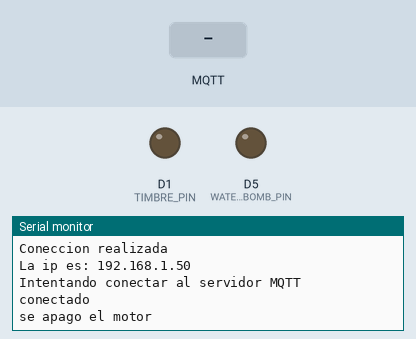
Bench run of a sketch on a simulated ESP8266 (NodeMCU). Parts: output pins drawn as LEDs (lit = HIGH), the last lines printed to the serial monitor. The test bench sets the inputs (shaded band). WiFi joins after 1.5 s; servers stay silent unless stated; no MQTT or app messages arrive unless stated.

Above: at 2.7 s.
2.8 s: MQTT message "timer/stop" arrives on the first subscribed topic
At 4.0 s:
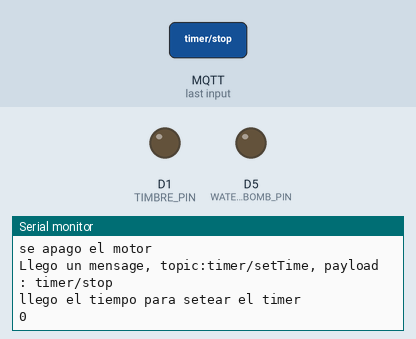
4.3 s: MQTT message "timer/setTime" arrives on the first subscribed topic
At 5.5 s:
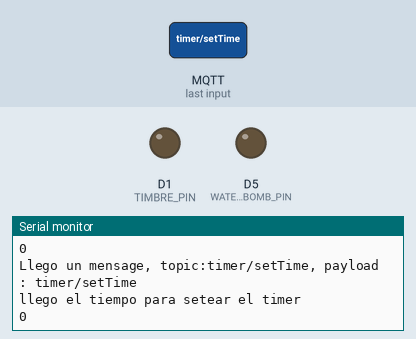
5.8 s: MQTT message "timer/start" arrives on the first subscribed topic
At 6.6 s:
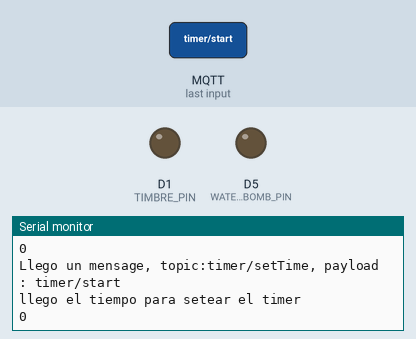

The sketch:

timer_mqtt.ino
```cpp
//***********************************//
//Modulo temporizador para pileta    //
//                                   //
//Matias Pierdominici                //
//mpierdominici@itba.edu.ar          //
//***********************************//
#include <ESP8266WiFi.h>
#include <PubSubClient.h>
#define DEBUGG

//#define WATER_BOMB_PIN BUILTIN_LED
#define WATER_BOMB_PIN D5
#define TIMBRE_PIN D1
#define WATCH_DOG 13
#define SEC_TO_MILISEC(x) ((x)*1000)
#define STOP_BOMB 1
#define RUN_BOMB 2
#define NOTHING 3


class myTimer
{
  public:
  myTimer(unsigned int seconds=0);
  bool timeOver(void);
  void setNewTime(unsigned long seconds_);
  void showInfo();

  unsigned long seconds;
  unsigned long startTime;
  void resetTimer(void);

};


class waterBomb
{
  public:
  waterBomb(unsigned int pin_);
  void onn(){digitalWrite(pin,HIGH);};
  void off(){digitalWrite(pin,LOW);};
  private:
  unsigned int pin;

};


char * ssid ="WIFI Pier";
char * pass ="pagle736pagle";
unsigned int mqttPort=1883;

const char MqttUser[]="timerbox";
const char MqttPassword[]="1234";
const char MqttClientID[]="box";

IPAddress mqttServer(192,168,0,116);

WiFiClient wclient;
PubSubClient mqtt_client(wclient);


int mode=STOP_BOMB;
myTimer timer(1);
waterBomb bomb(WATER_BOMB_PIN);


void callback(char* topic, byte* payload, unsigned int length);
void  debug_message (char * string, bool newLine)
{
#ifdef DEBUGG
  if(string !=NULL)
  {
    if (!newLine)
    {
      Serial.print(string);
    }else
    {
      Serial.println(string);
    }
  }
  #endif
}

void setUpWifi(char * ssid, char * pass)
{
  String ip;
  debug_message(" ",true);
  debug_message(" ",true);
  debug_message("Conectandose a: ",false);
  debug_message(ssid,true);

  WiFi.begin(ssid,pass);

  while(WiFi.status() != WL_CONNECTED)
  {
    delay(500);
    debug_message(".",false);
  }
  debug_message(" ",true);
  debug_message("Coneccion realizada",true);
  debug_message("La ip es: ",false);
  ip=WiFi.localIP().toString();
  debug_message((char *)ip.c_str(),true);
}

void setUpMqtt(void)
{
  mqtt_client.setServer(mqttServer,mqttPort);
  mqtt_client.setCallback(callback);
}


void callback(char* topic, byte* payload, unsigned int length)
{
  int tiempo=0;
  payload[length]='\n';
  String message((char *)payload);
  debug_message("Llego un mensage, topic:",false);
  debug_message(topic,false);
  debug_message(", payload : ",false);
  debug_message((char *)payload,true);

  if(!strcmp(topic,"timer/stop"))
  {
    mode=STOP_BOMB;
    debug_message("LLEGO MENSAJE PARA DETENER LA BOMBA",true);
  }
  else if (!strcmp(topic,"timer/setTime"))
  {
    tiempo=message.toInt();
    debug_message("llego el tiempo para setear el timer",true);
    Serial.println(tiempo);
    timer.setNewTime(tiempo*60);
  }
  else if (!strcmp(topic,"timer/start"))
  {
     mode=RUN_BOMB;
     debug_message("llego mensaje para encender la bomba",true);
  }
  else if(!strcmp(topic,"timbre/on")){
        debug_message("timbre on",true);
        digitalWrite(TIMBRE_PIN,HIGH);
  }
  else if(!strcmp(topic,"timbre/off")){
        debug_message("timbre off",true);
        digitalWrite(TIMBRE_PIN,LOW);
  }
}

void reconnect()
{
  while(!mqtt_client.connected())
  {
    debug_message("Intentando conectar al servidor MQTT",true);
    if (mqtt_client.connect(MqttClientID,MqttUser,MqttPassword))
      {
            debug_message("conectado",true);


            // ...suscrivirse a topicos
            mqtt_client.subscribe("timer/setTime");
            mqtt_client.subscribe("timer/start");
            mqtt_client.subscribe("timer/stop");
            mqtt_client.subscribe("timbre/on");
            mqtt_client.subscribe("timbre/off");


      }
      else
      {
        debug_message("intentando conetarse al broker",true);
        delay(3000);
      }
  }
}

void setup() {
  Serial.begin(9600);
  setUpWifi(ssid,pass);
  setUpMqtt();
  pinMode(TIMBRE_PIN,OUTPUT);
  digitalWrite(TIMBRE_PIN,LOW);

}


void loop() {
  static bool onceHere=false;
  if (!mqtt_client.connected())
  {
      reconnect();
      digitalWrite(TIMBRE_PIN,LOW);
      bomb.off();

 }
 mqtt_client.loop();

//****************ETAPA TIMER*******************

switch (mode)
  {
    case STOP_BOMB:
    debug_message("se apago el motor",true);
    mqtt_client.publish("timer/state","0");
    bomb.off();
    onceHere=false;
    mode=NOTHING;
    break;
    case RUN_BOMB:
    if(!timer.timeOver())
    {
      if(!onceHere){
        onceHere=true;
        debug_message("se prendio el motor",true);
        mqtt_client.publish("timer/state","10");
        bomb.onn();
      }

      //mode=NOTHING;
    }
    else
    {
     // Serial.println("TimeOut");
      onceHere=false;
      mode =STOP_BOMB;
    }
    break;
    case NOTHING:
    break;
  }


}


//***********************TIMER**********************************


myTimer::myTimer(unsigned int seconds)
{
  setNewTime(seconds);
}

//timeOver
//devuelve true si ya paso el tiempo seteado,
//caso contrario devuelve false
//
bool myTimer::timeOver(void)
{
  if((millis())>startTime)
  {
    resetTimer();
    return true;
  }
  else
  {
    return false;
  }
}

void myTimer::resetTimer(void)
{
  unsigned long temp=seconds+millis();

  startTime=temp;
  //Serial.print("se llamo a rest timer con: ");
  //Serial.println(startTime);
}

void  myTimer::setNewTime(unsigned long seconds_)
{
  unsigned long temp=1000*seconds_;
  //Serial.println(temp);
  seconds=temp;

  //Serial.print("s seteo un timer cada: ");
  //Serial.print(seconds_);
  //Serial.print(" se registro un tirmpo de: ");
  //Serial.println(seconds/1000);
  resetTimer();

}

void myTimer::showInfo()
{
  //Serial.println(startTime);
  unsigned long dif=startTime-millis();
  //Serial.print("Remaining time (seconds):");
  //Serial.println(dif/1000);
  //Serial.println(startTime);
  //Serial.println(millis());
  //Serial.println(seconds/1000);
}

//*********************BOMBA DE AGUA********************

waterBomb::waterBomb(unsigned int pin_)
{
  pin=pin_;
  pinMode(pin,OUTPUT);
  off();
}
```

Measured:
- after the input at 2.8 s, the serial monitor: prints a new line at once (image 1)
- after the input at 4.3 s, the serial monitor: prints a new line at once (image 2)
- after the input at 5.8 s, the serial monitor: prints a new line at once (image 3)
